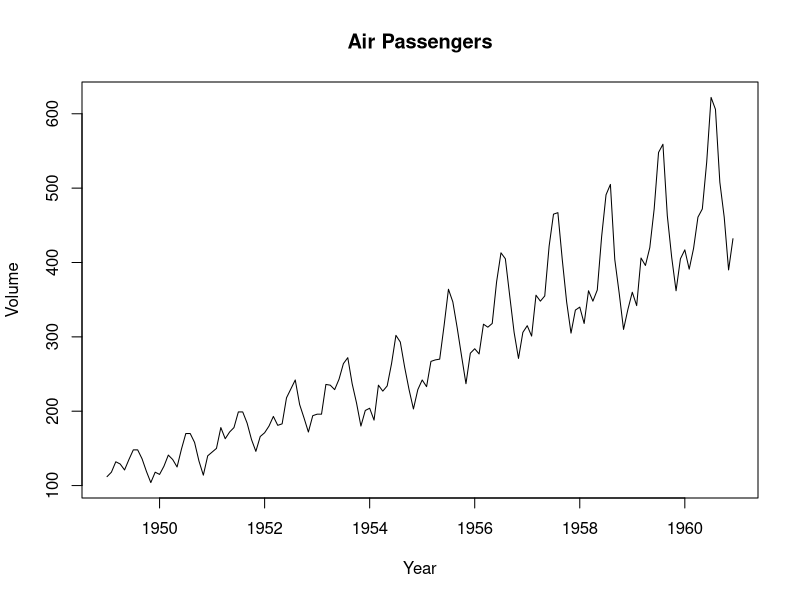
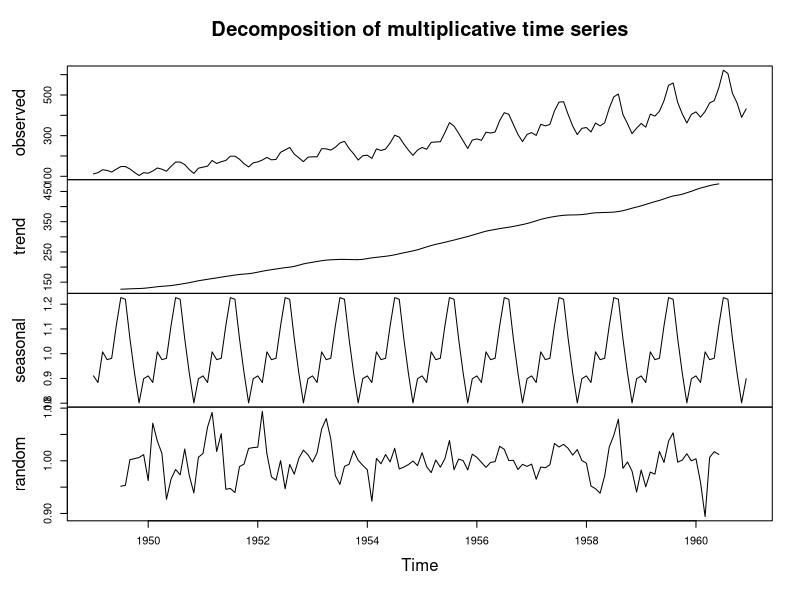
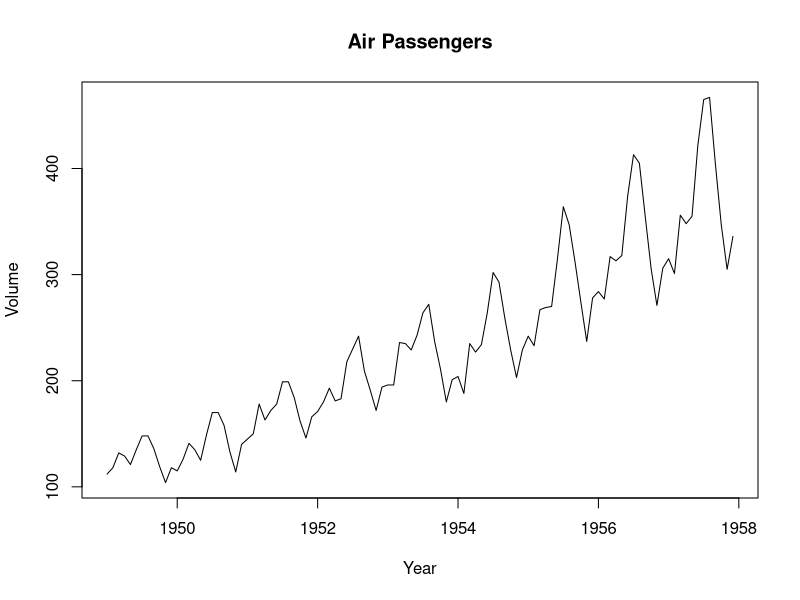
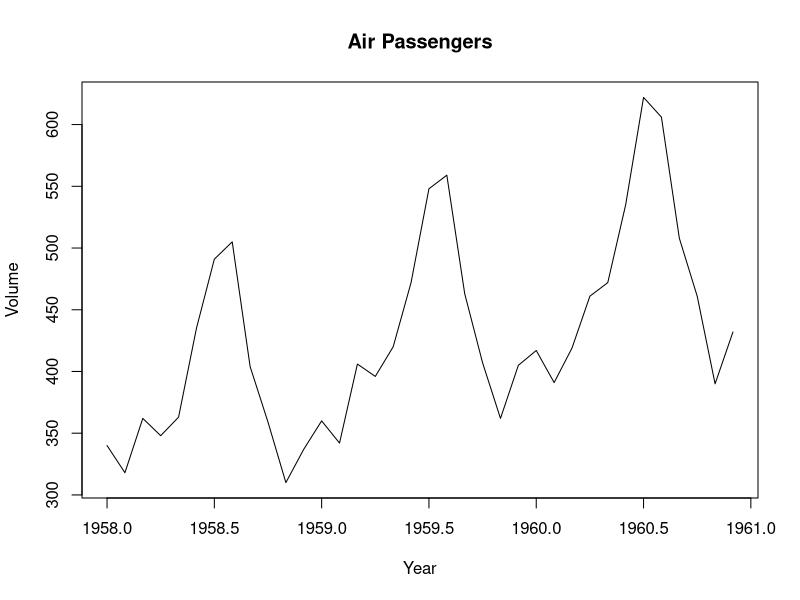
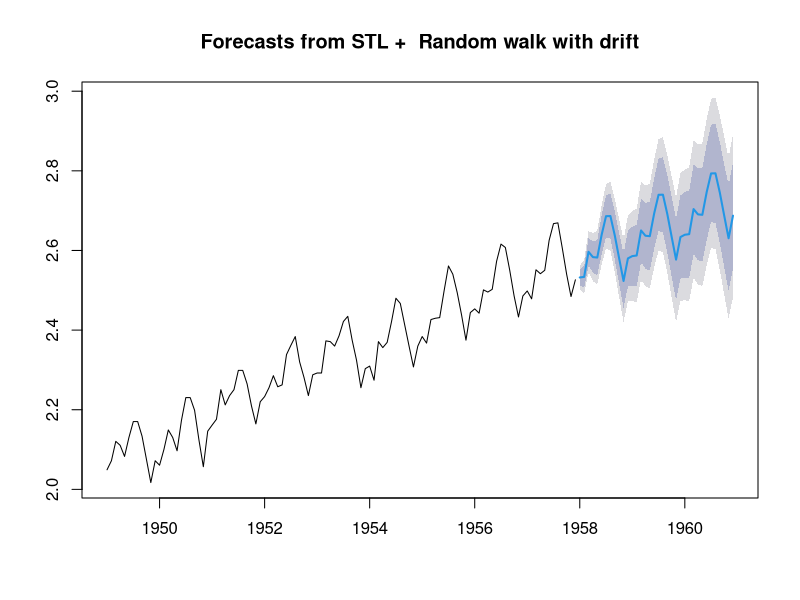
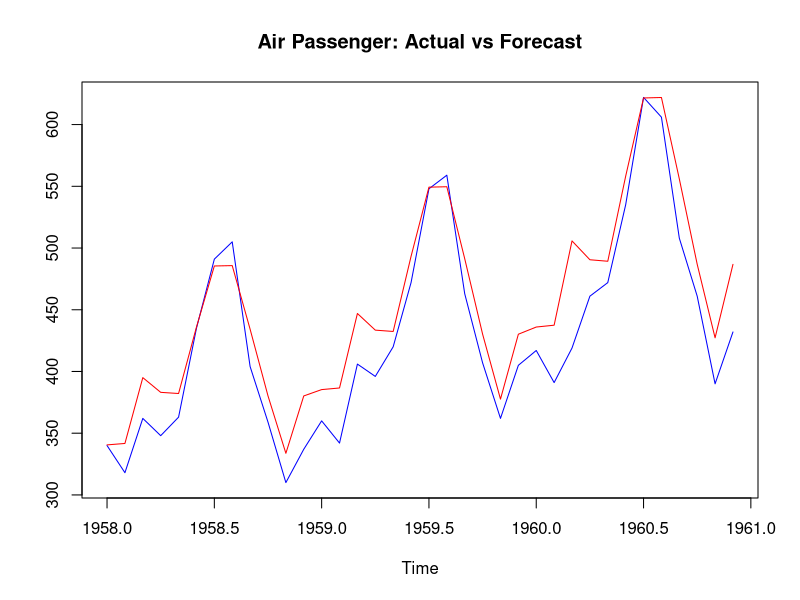
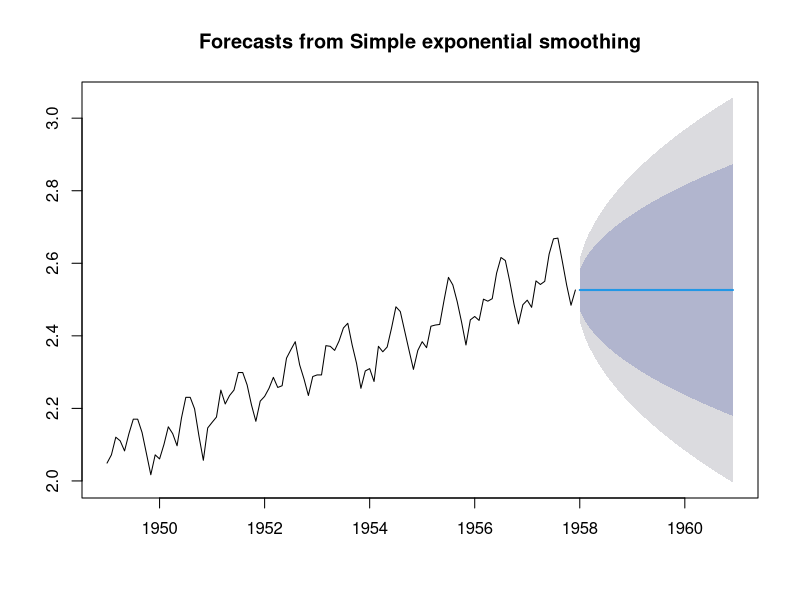
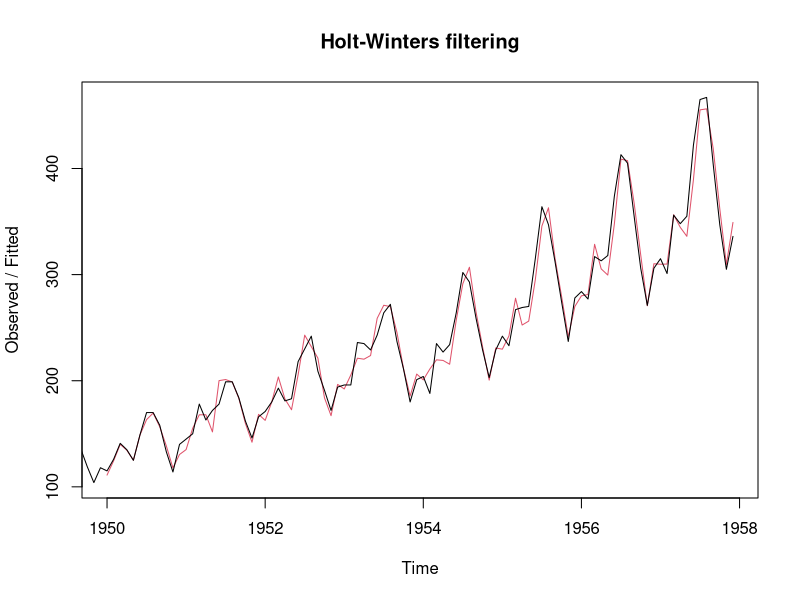

Here is the R script that generated these plots, in order:


data("AirPassengers")
AirPassengers
class(AirPassengers)

head(AirPassengers)
windows(9,5)
plot(AirPassengers,xlab="Year", ylab="Volume", main="Air Passengers")

#Using decompose()
windows(9,5)
tsDecompose <- decompose(AirPassengers,type="multiplicative")
plot(tsDecompose)
tsDecompose

#Splitting into train test set
ts_train <- window(AirPassengers, start=c(1949,1), end=c(1957, 12), freq=12)
head(ts_train)
tail(ts_train)

length(ts_train)

windows(9,5)
plot(ts_train,xlab="Year", ylab="Volume", main="Air Passengers")

ts_test <- window(AirPassengers, start=c(1958,1), freq=12)

windows(9,5)
plot(ts_test,xlab="Year", ylab="Volume", main="Air Passengers")
length(ts_test)
###
tsDecompose_train_log <- stl(log10(ts_train),s.window = 'p')
tsDecompose_train_log

#Random Walk Drift
ts_train_stl <- forecast::forecast(tsDecompose_train_log, method = 'rwdrift', h = 36)
ts_train_stl


windows(9,5)
plot(ts_train_stl)
head(ts_train_stl)
#Accuracy measure
vec2 <- 10^(cbind(log10(ts_test), as.data.frame(forecast::forecast(tsDecompose_train_log, method='rwdrift', h=36))[,1]))
windows(9,5)
ts.plot(vec2,col=c('blue','red'),main='Air Passenger: Actual vs Forecast')

RMSE2 <- round(sqrt(sum(((vec2[,1]-vec2[,2])^2)/length(vec2[,1]))),4)
MAPE2 <- round(mean(abs(vec2[,1]-vec2[,2])/vec2[,1]),4)
paste("Accuracy Measures: RMSE:", RMSE2, "and MAPE", MAPE2)

#Single exponential Smoothing
ts_train_SES <- forecast::ses(log10(ts_train), h=36, initial='simple', seasonal = 'multiplicative')
windows(8,6)
plot(ts_train_SES)

#Holt Winter's Smoothing
ts_train_HW <- HoltWinters(ts_train, seasonal = 'multiplicative')
#?HoltWinters
windows(9,5)
plot(ts_train_HW)

windows(9,5)
plot(forecast::forecast(ts_train_HW, h=36))

#Accuracy Measures
vec <- cbind(ts_test, as.data.frame(forecast::forecast(ts_train_HW, method = 'Holtwinters', h=36))[,1])
windows(9,5)
ts.plot(vec,col=c('blue','red'),main='Air Passenger: Actual vs Forecast')

RMSE2 <- round(sqrt(sum(((vec[,1]-vec[,2])^2)/length(vec[,1]))),4)
MAPE2 <- round(mean(abs(vec[,1]-vec[,2])/vec[,1]),4)
paste("Accuracy Measures: RMSE:", RMSE2, "and MAPE", MAPE2)

split.screen(figs=c(2,2))
screen(1)
plot(ts_train,xlab="Year", ylab="Volume", main="Air Passengers")
screen(2)
plot(ts_train_stl)
screen(3)
plot(forecast::ses(log10(ts_train), h=36, initial='simple', seasonal = 'multiplicative'))
screen(4)
plot(forecast::forecast(ts_train_HW, h=36))

#According to the Model accuracy measure, the Random Walk drift was the best forecast for the model
#With RMSE: 31.3836 and MAPE: 0.065
